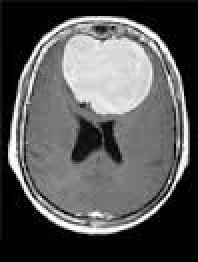
%> input picture Brain-Tumor-Detection/Images/5.jpg, 99 x 131 px (shown 2 times larger)
$ octave matlab-code.m   (GNU Octave 9; MATLAB toolbox functions it lacks are replaced by stand-ins)
%> lines starting %> are read from the running program, lines starting %| are printed output that depends on the picture; in (x1, y1, x2, y2) boxes, pixels count from 0 and x2, y2 are one past the last pixel; in counts of white or black regions, pixels touching at a corner belong together; the program's own positions count from 1
I=imread('C:\Users\Venkata NArendra\Desktop\5.jpg');
%> I is the input picture: size 131x99x3 uint8; min 0, max 255, mean 87.7
figure, imshow(I); title('Brain MRI Image');
I = imresize(I,[200,200]);
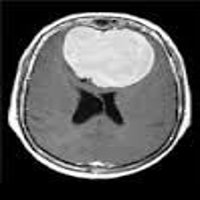
%> I: size 200x200x3 uint8; min 0, max 255, mean 87.8
I= rgb2gray(I);
%> I: size 200x200 uint8
I= im2bw(I,.6);%binarising with thresold .6
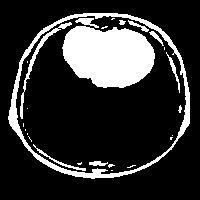
%> I: size 200x200 logical; 19.6% white; 26 white regions (16 under 20 px), largest, box (x1, y1, x2, y2) and area: (62, 26, 155, 88) 4425, (8, 13, 190, 179) 2349, (20, 22, 72, 119) 376
figure, imshow(I);title('Thresholded Image');
hy = fspecial('sobel');
hx = hy';
Iy = imfilter(double(I), hy, 'replicate');
Ix = imfilter(double(I), hx, 'replicate');
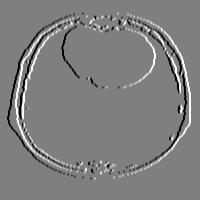
%> Ix: size 200x200 double; min -4, max 4, mean 0; mean of the top-left, top-right, bottom-left and bottom-right quarters -0.0492, 0.0492, -0.0112, 0.0112; drawn with min black and max white
gradmag = sqrt(Ix.^2 + Iy.^2);
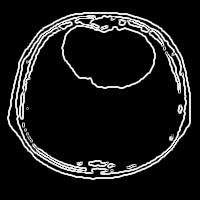
%> gradmag: size 200x200 double; min 0, max 4.47, mean 0.425; drawn with min black and max white
L = watershed(gradmag);
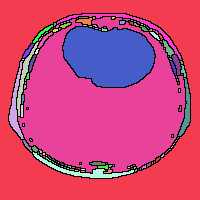
%> L: size 200x200 uint8; 137 distinct labels, from 0 to 136; one colour per label, 0 black
Lrgb = label2rgb(L);
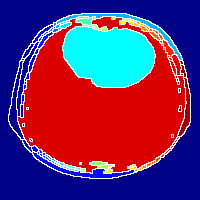
%> Lrgb: size 200x200x3 uint8; mean R, G, B 101.2, 49, 108
figure, imshow(Lrgb), title('Watershed segmented image ')
se = strel('disk', 20);
Io = imopen(I, se);
%> Io: size 200x200 logical; 10.7% white; 1 white region, box (x1, y1, x2, y2) and area: (63, 27, 154, 87) 4286
Ie = imerode(I, se);
%> Ie: size 200x200 logical; 1.8% white; 1 white region, box (x1, y1, x2, y2) and area: (82, 46, 135, 68) 711
Iobr = imreconstruct(Ie, I);
%> Iobr: size 200x200 logical; 11.1% white; 1 white region, box (x1, y1, x2, y2) and area: (62, 26, 155, 88) 4425
Iobrd = imdilate(Iobr, se);
%> Iobrd: size 200x200 logical; 26.2% white; 1 white region, box (x1, y1, x2, y2) and area: (43, 7, 174, 107) 10494
Iobrcbr = imreconstruct(imcomplement(Iobrd), imcomplement(Iobr));
Iobrcbr = imcomplement(Iobrcbr);
I2 = I;
fgm = imregionalmax(Iobrcbr);
I2(fgm) = 255;
se2 = strel(ones(5,5));
fgm2 = imclose(fgm, se2);
%> fgm2: size 200x200 logical; 11.1% white; 1 white region, box (x1, y1, x2, y2) and area: (62, 26, 155, 88) 4434
fgm3 = imerode(fgm2, se2);
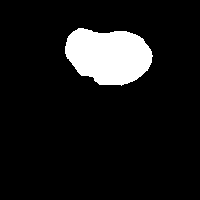
%> fgm3: size 200x200 logical; 9.5% white; 1 white region, box (x1, y1, x2, y2) and area: (65, 28, 153, 86) 3810
fgm4 = bwareaopen(fgm3, 20);
I3 = I;
bw = im2bw(Iobrcbr);
figure
imshow(bw), title('only tumor')

$ run again, with Brain-Tumor-Detection/Images/1.jpg copied over Brain-Tumor-Detection/Images/5.jpg
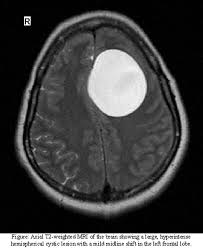
%> input picture Brain-Tumor-Detection/Images/1.jpg, 203 x 248 px
%> I is the input picture: size 248x203x3 uint8; min 0, max 255, mean 61.6
%> `L = watershed(gradmag);`:
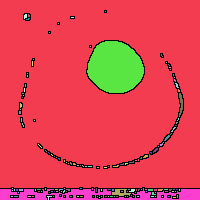
%> L: size 200x200 uint8; 158 distinct labels, from 0 to 157; one colour per label, 0 black
%> Io: size 200x200 logical; 5.9% white; 1 white region, box (x1, y1, x2, y2) and area: (87, 40, 144, 94) 2360
%> Ie: size 200x200 logical; 0.48% white; 1 white region, box (x1, y1, x2, y2) and area: (106, 59, 125, 75) 193
%> Iobr: size 200x200 logical; 6% white; 1 white region, box (x1, y1, x2, y2) and area: (86, 40, 145, 94) 2382
%> Iobrd: size 200x200 logical; 17.3% white; 1 white region, box (x1, y1, x2, y2) and area: (67, 21, 164, 113) 6917
%> `fgm3 = imerode(fgm2, se2);`:
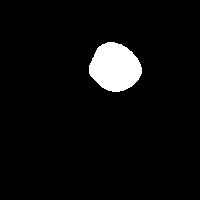
%> fgm3: size 200x200 logical; 4.9% white; 1 white region, box (x1, y1, x2, y2) and area: (89, 42, 142, 92) 1951

$ run again, with Brain-Tumor-Detection/Images/2.jpg copied over Brain-Tumor-Detection/Images/5.jpg
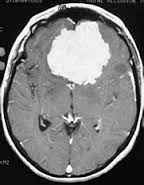
%> input picture Brain-Tumor-Detection/Images/2.jpg, 144 x 185 px
%> I is the input picture: size 185x144x3 uint8; min 0, max 255, mean 118.6
%> `L = watershed(gradmag);`:
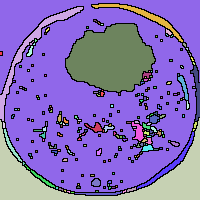
%> L: size 200x200 uint8; 247 distinct labels, from 0 to 246; one colour per label, 0 black
%> Io: size 200x200 logical; 10% white; 1 white region, box (x1, y1, x2, y2) and area: (68, 24, 149, 91) 4014
%> Ie: size 200x200 logical; 1.8% white; 1 white region, box (x1, y1, x2, y2) and area: (87, 43, 130, 72) 702
%> Iobr: size 200x200 logical; 11.2% white; 1 white region, box (x1, y1, x2, y2) and area: (65, 23, 156, 97) 4486
%> Iobrd: size 200x200 logical; 27.4% white; 1 white region, box (x1, y1, x2, y2) and area: (46, 4, 175, 116) 10944
%> I2: size 200x200 logical; 23.3% white; 195 white regions (174 under 20 px), largest, box (x1, y1, x2, y2) and area: (65, 23, 156, 97) 4491, (0, 3, 200, 196) 2798, (124, 120, 157, 148) 286
%> fgm2: size 200x200 logical; 11.4% white; 1 white region, box (x1, y1, x2, y2) and area: (65, 23, 156, 97) 4562
%> `fgm3 = imerode(fgm2, se2);`:
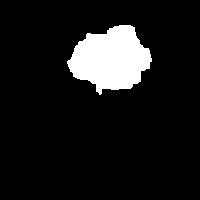
%> fgm3: size 200x200 logical; 9.7% white; 1 white region, box (x1, y1, x2, y2) and area: (67, 25, 152, 95) 3889
